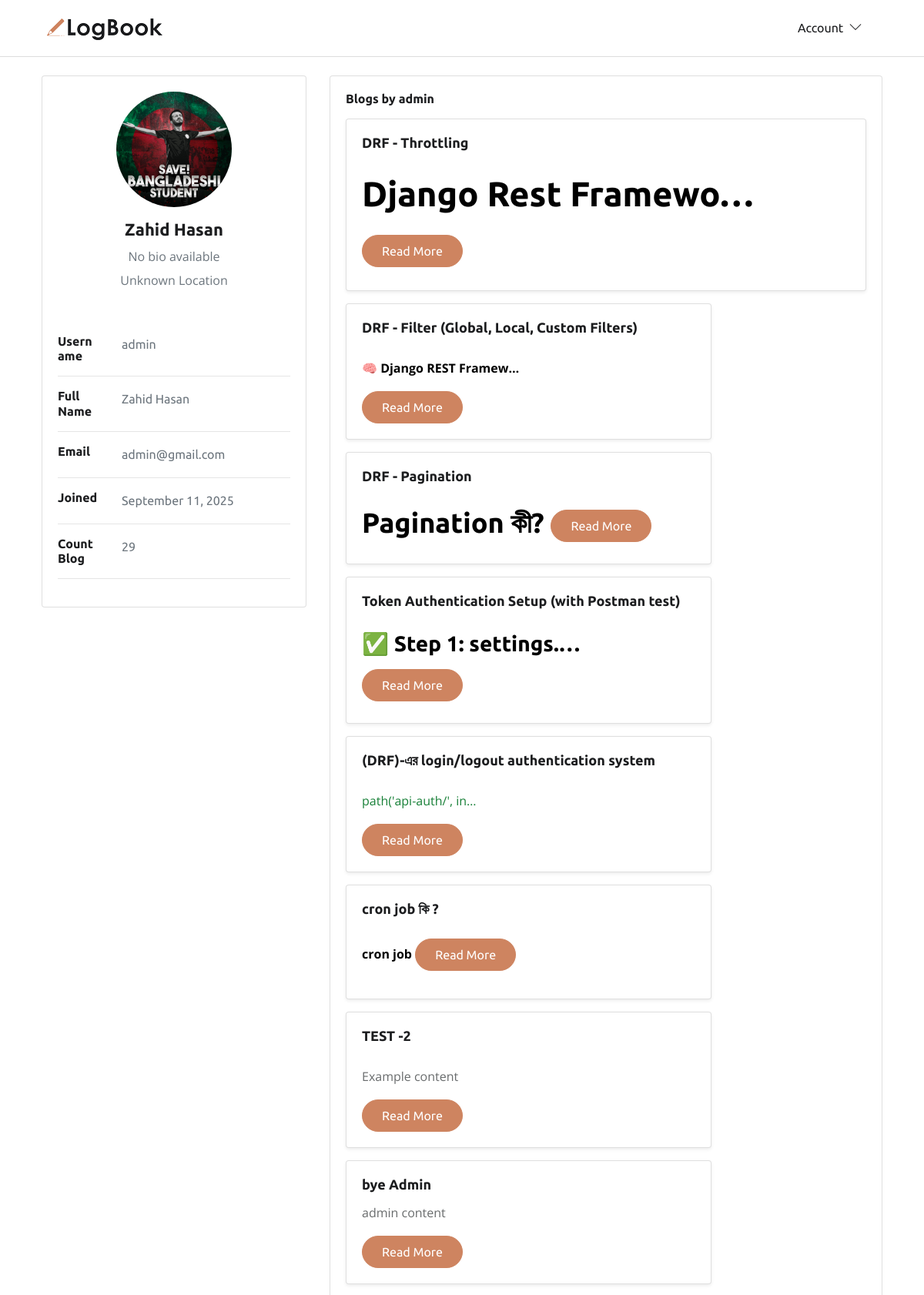
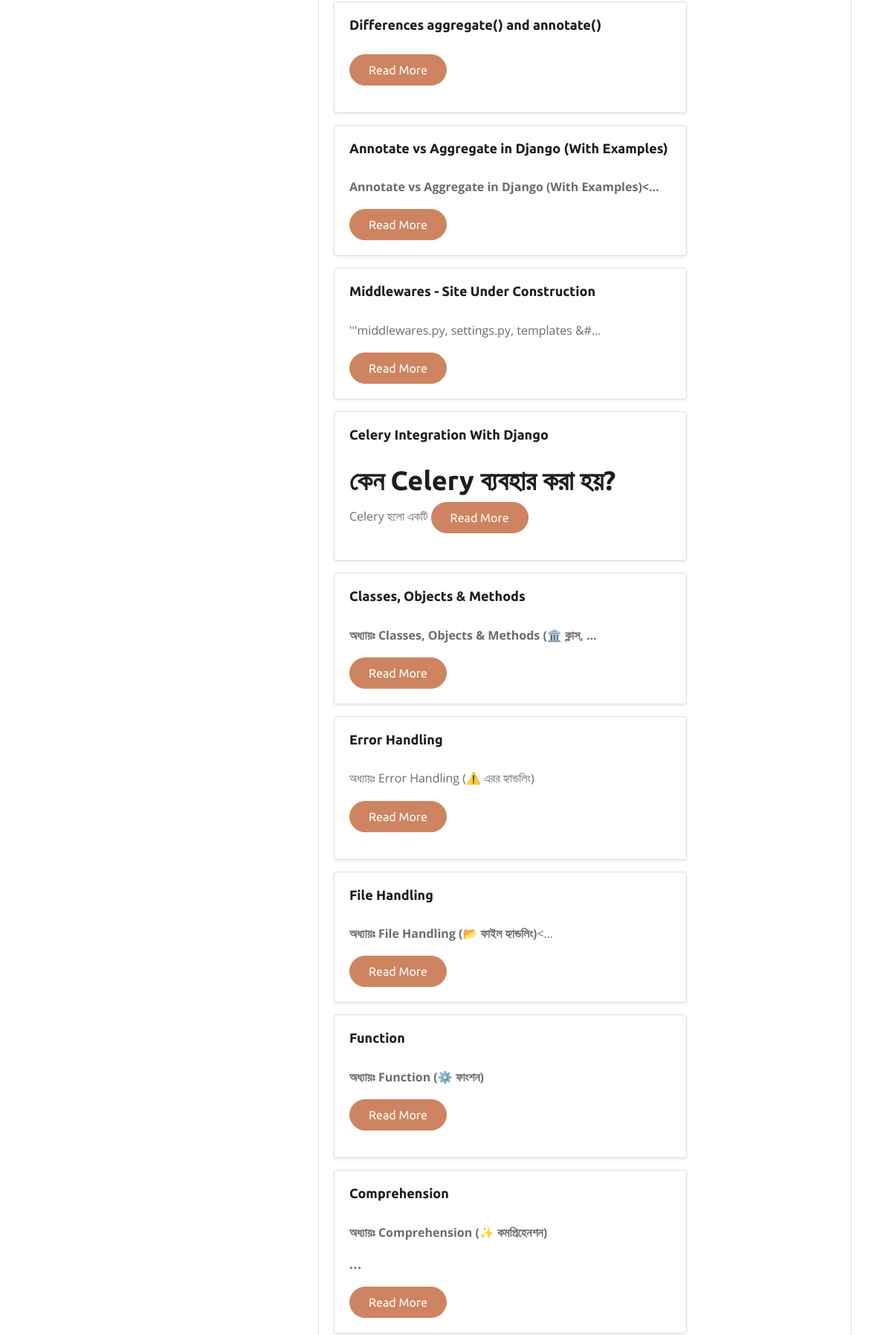
Screenshot of /account/profile/admin/ (upper part) with the database file from the repository (2 pictures, top to bottom).
### app_account/models.py (models this page shows, shortened)
class Profile(models.Model):
    user = models.OneToOneField(
        CustomUser, on_delete=models.CASCADE, related_name='user_profile')
    profile_picture = models.ImageField( upload_to=profile_directory_path, default="profile_default.png", blank=True, null=True)
    bio = models.TextField(blank=True, null=True)
    date_of_birth = models.DateField(blank=True, null=True)
    address = models.CharField(max_length=255, blank=True, null=True)

class CustomUser(AbstractBaseUser, PermissionsMixin):
    email = models.EmailField(unique=True)
    username = models.CharField(max_length=50)
    first_name = models.CharField(max_length=50, blank=True)
    last_name = models.CharField(max_length=50, blank=True)
    is_active = models.BooleanField(default=False)  # For Mail Verification
    is_staff = models.BooleanField(default=False)
    date_joined = models.DateTimeField(default=timezone.now)
    objects = CustomUserManager()
    USERNAME_FIELD = 'email'      # login field
    REQUIRED_FIELDS = ['username']  # required when creating superuser

### app_home/models.py (models this page shows, shortened)
class Blog(models.Model):
    author = models.ForeignKey(
        settings.AUTH_USER_MODEL, related_name='user_blogs', on_delete=models.CASCADE
    )
    title = models.CharField(max_length=100, unique=True)
    slug = models.SlugField(unique=True, blank=True, null=True, max_length=300)
    content = RichTextUploadingField()
    category = models.ForeignKey(
        Category,
        related_name='category_blogs',
        on_delete=models.CASCADE
    )
    tags = models.ManyToManyField(Tag, related_name='tag_blogs')
    created_date = models.DateTimeField(auto_now_add=True)
    updated_date = models.DateTimeField(auto_now=True)
    class Meta:
        ordering = ['-created_date']
        indexes = [models.Index(fields=['title','created_date'])]
    class Meta:
        ordering = ['-created_date']
        indexes = [models.Index(fields=['title','created_date'])]
    def get_absolute_url(self):
        return reverse('blog-detail', kwargs={'slug': self.slug})

### app_account/views.py (the view, shortened to what this page needs)
# urls.py: path('profile/<str:username>/', User_ProfileView, name='profile'),
def User_ProfileView(request, username):
    profile_user = get_object_or_404(Profile, user__username=username)
    user_blogs = profile_user.user.user_blogs.all()
    users_blog_count = User.objects.filter(id=profile_user.user.id).annotate(
        blog_count=Count('user_blogs')).first().blog_count
    form = None
    context = {
        'profile_user': profile_user,
        'user_blogs': user_blogs,
        'form': form,
        'users_blog_count': users_blog_count,
    }
    return render(request, 'app_account/profile.html', context)

### app_home/context_processors.py (called while the page is built)
def get_all_categories(request):
    categories = Category.objects.all()
    return {'categories': categories}

def get_all_tags(request):
    tags = Tag.objects.all()
    return {'tags': tags}

def get_recent_blogs(request):
    recent_blogs = Blog.objects.order_by('-created_date')[:5]
    return {'recent_blogs': recent_blogs}

### templates/app_account/profile.html (shortened to what this page needs)
{% extends 'base/base.html' %}
{% load static %}
{% load crispy_forms_tags %}
{% block content %}
<div class="container p-4">
    <div class="main-body">
        <div class="row gutters-sm">
            <div class="col-md-4 mb-3">
                <div class="card">
                    <div class="card-body">
                        <div class="d-flex flex-column align-items-center text-center">
                            {% if profile_user.profile_picture %}
                            <img src="{{ profile_user.profile_picture.url }}" alt="{{ profile_user.user.username }}"
                                class="rounded-circle" width="150">
                            {% else %}
                            <img src="{% static 'default-profile.png' %}" alt="{{ profile_user.user.username }}"
                                class="rounded-circle" width="150">
                            {% endif %}
                            <div class="mt-3">
                                {% if profile_user.user.first_name and profile_user.user.last_name %}
                                <h4> {{ profile_user.user.first_name }} {{profile_user.user.last_name}}</h4>
                                {% else %}
                                <h4>{{ profile_user.user.username }}</h4>
                                {% endif %}
                                <p class="text-secondary mb-1">{{ profile_user.bio|default:"No bio available" }}</p>
                                <p class="text-muted font-size-sm">{{ profile_user.address|default:"Unknown Location"}}
                                </p>
                            </div>
                        </div>
                    </div>
                    <div class="card-body">
                        <div class="row">
                            <div class="col-sm-3">
                                <h6 class="mb-0">Username</h6>
                            </div>
                            <div class="col-sm-9 text-secondary">{{ profile_user.user.username }}</div>
                        </div>
                        <hr>
                        {% if profile_user.user.first_name and profile_user.user.last_name %}
                        <div class="row">
                            <div class="col-sm-3">
                                <h6 class="mb-0">Full Name</h6>
                            </div>
                            <div class="col-sm-9 text-secondary">{{ profile_user.user.first_name }}
                                {{profile_user.user.last_name }}</div>
                        </div>
                        <hr>
                        {% endif %}
                        <div class="row">
                            <div class="col-sm-3">
                                <h6 class="mb-0">Email</h6>
                            </div>
                            <div class="col-sm-9 text-secondary">{{ profile_user.user.email }}</div>
                        </div>
                        <hr>
                        <div class="row">
                            <div class="col-sm-3">
                                <h6 class="mb-0">Joined</h6>
                            </div>
                            <div class="col-sm-9 text-secondary">{{ profile_user.user.date_joined|date:"F d, Y" }}</div>
                        </div>
                        <hr>
                         <div class="row">
                            <div class="col-sm-3">
                                <h6 class="mb-0">Count Blog</h6>
                            </div>
                            <div class="col-sm-9 text-secondary">{{users_blog_count}}</div>
                        </div>
                        <hr>
                    </div>
                </div>
            </div>
            <div class="col-md-8">
                <div class="card">
                    <div class="card-body">
                        <h6 class="d-flex align-items-center mb-3">Blogs by {{ profile_user.user.username }}</h6>
                        <div class="row">
                            {% for blog in user_blogs %}
                            <div class="col-md-12 mb-3">
                                <div class="card h-100 shadow-sm">
                                    <div class="card-body">
                                        <h5 class="card-title">{{ blog.title }}</h5>
                                        <p class="card-text text-truncate">{{ blog.content|truncatechars:60|safe }}</p>
                                        <a href="{{ blog.get_absolute_url }}" class="btn btn-sm btn-primary">Read
                                            More</a>
                                    </div>
                                </div>
                            </div>
                            {% empty %}
                            <div class="col-12">
                                <p>No blogs yet.</p>
                            </div>
                            {% endfor %}
                        </div>
                    </div>
                </div>
            </div>
        </div>
    </div>
</div>
{% endblock %}

### static/css/style.css (style rules this page uses)
body { line-height: 1.7; font-family: 'Ubuntu', sans-serif; -webkit-font-smoothing: antialiased; color: #696c6d; font-size: 16px; }
p, .paragraph { font-weight: 400; color: #696c6d; font-size: 16px; line-height: 1.7; font-family: "Open Sans", sans-serif; }
h1, h2, h3, h4, h5, h6 { color: #1c1d1f; font-family: 'Ubuntu', sans-serif; font-weight: 600; line-height: 1.2; }
h1, .h1 { font-size: 45px; }
h2, .h2 { font-size: 36px; }
h3, .h3 { font-size: 28px; }
h4, .h4 { font-size: 22px; }
h5, .h5 { font-size: 18px; }
h6, .h6 { font-size: 16px; }
.btn { font-size: 16px; font-family: 'Ubuntu', sans-serif; text-transform: capitalize; padding: 8px 25px; border-radius: 50px; border: 1px solid; position: relative; z-index: 1; transition: 0.2s ease; }
.btn-primary { background: #ce8460; color: #fff; border-color: #ce8460; }
body { background-color: #fff; overflow-x: hidden; }
img { vertical-align: middle; border: 0; }
a, a:hover, a:focus { text-decoration: none; }
a, button, select { cursor: pointer; transition: 0.2s ease; }

### rows the page displays
Profile: profile_picture (picture), user.first_name "Zahid", user.last_name "Hasan", bio "No bio available", address "Unknown Location", user.username "admin", user.email "admin@gmail.com", user.date_joined "September 11, 2025"
Blog: title "DRF - Throttling", content "Django Rest Framewo…"
Blog: title "DRF - Filter (Global, Local, Custom Filters)", content "🧠 Django REST Framew…"
Blog: title "DRF - Pagination", content "Pagination কী?"
Blog: title "Token Authentication Setup (with Postman test)", content "✅ Step 1: settings.…"
Blog: title "(DRF)-এর login/logout authentication system", content "path('api-auth/', in…"
Blog: title "cron job কি ?", content "cron job"
Blog: title "TEST -2", content "Example content"
Blog: title "bye Admin", content "admin content"
Blog: title "Differences aggregate() and annotate()"
Blog: title "Annotate vs Aggregate in Django (With Examples)", content "Annotate vs Aggregate in Django (With Examples)<…"
Blog: title "Middlewares - Site Under Construction", content "'''middlewares.py, settings.py, templates &#…"
Blog: title "Celery Integration With Django", content "কেন Celery ব্যবহার করা হয়? Celery হলো একটি"
Blog: title "Classes, Objects & Methods", content "অধ্যায়ঃ Classes, Objects & Methods (🏛️ ক্লাস, …"
Blog: title "Error Handling", content "অধ্যায়ঃ Error Handling (⚠️ এরর হ্যান্ডলিং)"
Blog: title "File Handling", content "অধ্যায়ঃ File Handling (📂 ফাইল হ্যান্ডলিং) <…"
Blog: title "Function", content "অধ্যায়ঃ Function (⚙️ ফাংশন)"
Blog: title "Comprehension", content "অধ্যায়ঃ Comprehension (✨ কমপ্রিহেনশন) …"

### other values shown
{{ users_blog_count }} "29"
